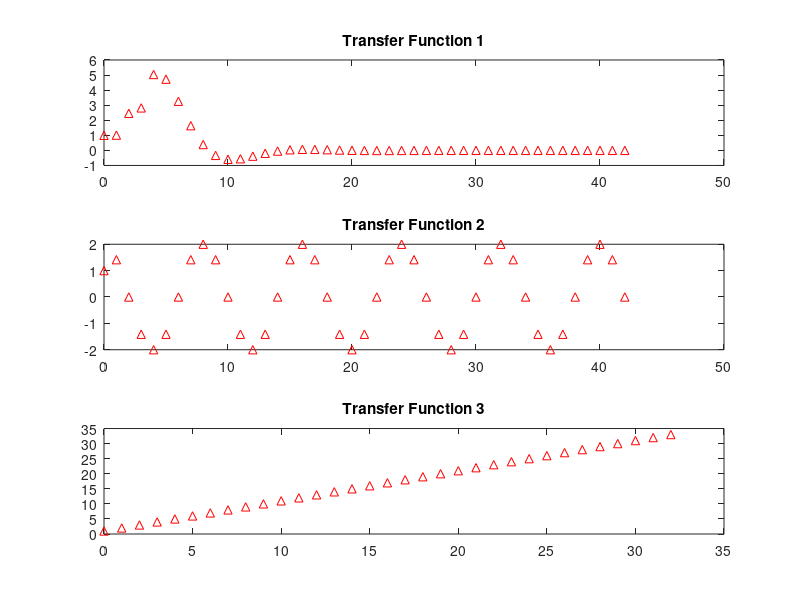

MATLAB code to generate this figure:
Z1 = [1.4*exp((1i*pi)/3); 1.4*exp(-(1i*pi)/3); 1.2*exp((1i*2*pi)/3); 1.2*exp(-(1i*2*pi)/3)];
P1 = [0.7*exp((1i*pi)/6); 0.7*exp(-(1i*pi)/6); 0; 0];
[num1, den1] = zp2tf(Z1,P1,1);
Tf1 = filt (num1, den1);
subplot(311);
impz(num1, den1);
title('Transfer Function 1');

P2 = [exp(-(1i*pi)/4);exp((1i*pi)/4)];
Z2 = [-1;1];
[num2, den2] = zp2tf(Z2, P2, 1);
Tf2 = filt (num2, den2);
subplot(312);
impz(num2, den2);
title('Transfer Function 2');

P3 = [1;1];
Z3 = [0;0];
[num3, den3] = zp2tf(Z3, P3, 1);
Tf3 = filt (num3, den3);
subplot(313);
impz(num3, den3);
title('Transfer Function 3');

